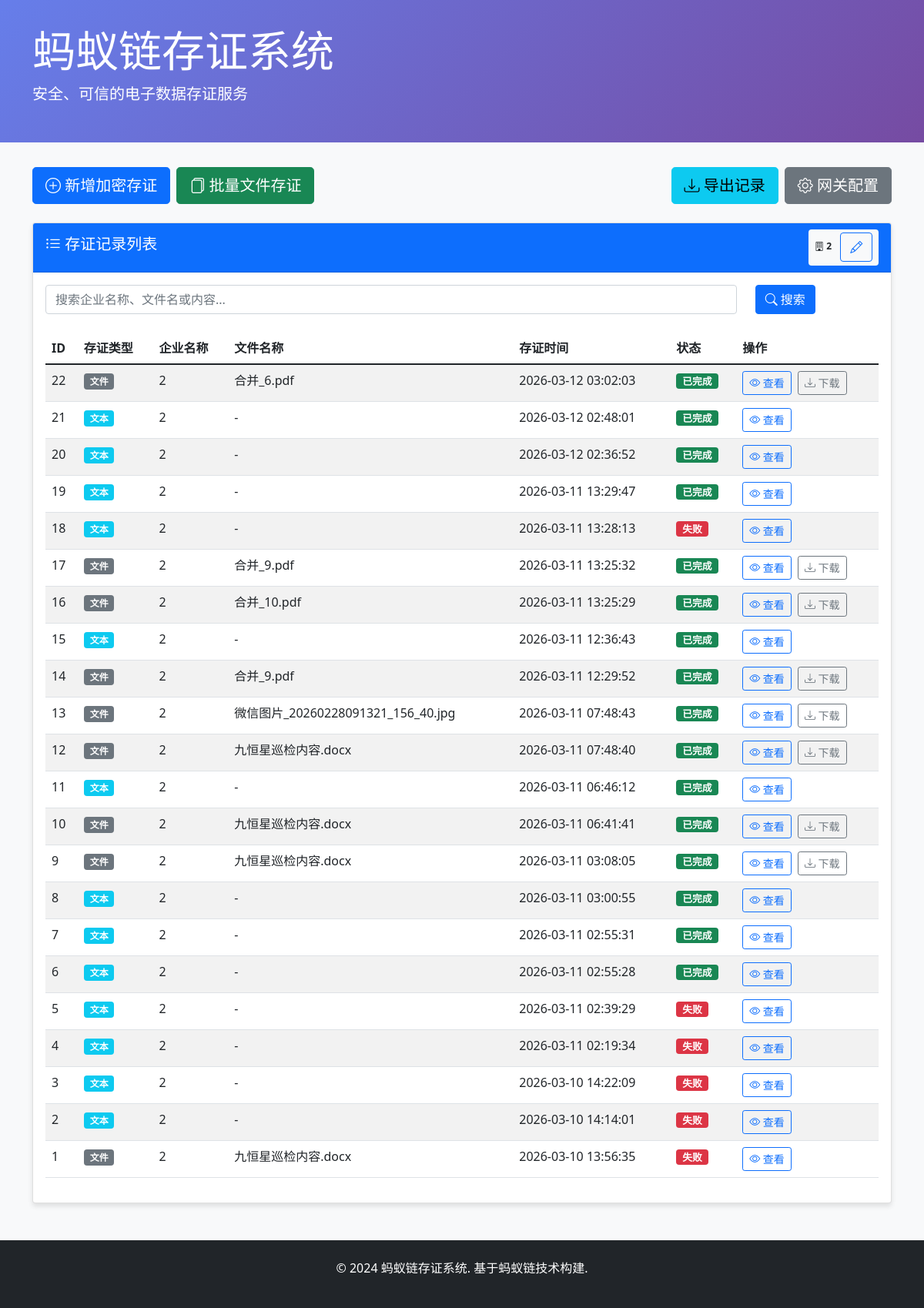
The page / on the database its author committed.
### app_new_enterprise.py (models this page shows, shortened)
class EnterpriseInfo(db.Model):
    id = db.Column(db.Integer, primary_key=True)
    company_name = db.Column(db.String(200), nullable=False)
    legal_person = db.Column(db.String(100), nullable=False)
    legal_person_id = db.Column(db.String(100), nullable=False)
    company_id = db.Column(db.String(100), nullable=False)  # 统一社会信用代码
    mobile_no = db.Column(db.String(20))
    address = db.Column(db.String(500))
    create_time = db.Column(db.DateTime, default=datetime.utcnow)
    update_time = db.Column(db.DateTime, default=datetime.utcnow, onupdate=datetime.utcnow)

class NotaryRecord(db.Model):
    id = db.Column(db.Integer, primary_key=True)
    enterprise_id = db.Column(db.Integer, db.ForeignKey('enterprise_info.id'), nullable=False)
    text_content = db.Column(db.Text)  # 文本内容
    file_name = db.Column(db.String(256))  # 文件名
    file_path = db.Column(db.String(512))  # 文件路径
    hash_value = db.Column(db.String(256), nullable=False)
    transaction_id = db.Column(db.String(256))
    proof_url = db.Column(db.String(512))  # 存证证明URL
    create_time = db.Column(db.DateTime, default=datetime.utcnow)
    status = db.Column(db.String(20), default='pending')
    notary_type = db.Column(db.String(20), default='text')  # text或file
    enterprise = db.relationship('EnterpriseInfo', backref=db.backref('notary_records', lazy=True))

### app_new_enterprise.py (the view, shortened to what this page needs)
@app.route('/')
def index():
    search_query = request.args.get('search', '')
    query = NotaryRecord.query.join(EnterpriseInfo)
    records = query.order_by(NotaryRecord.create_time.desc()).all()
    enterprise = EnterpriseInfo.query.first()
    return render_template('index.html', records=records, enterprise=enterprise, search_query=search_query)

### templates/index.html (shortened to what this page needs)
<!DOCTYPE html>
<html lang="zh-CN">
<head>
    <link href="https://cdn.jsdelivr.net/npm/bootstrap@5.1.3/dist/css/bootstrap.min.css" rel="stylesheet">
    <link href="https://cdn.jsdelivr.net/npm/bootstrap-icons@1.7.2/font/bootstrap-icons.css" rel="stylesheet">
</head>
<body>
    <div class="header">
        <div class="container">
            <h1 class="display-4">蚂蚁链存证系统</h1>
            <p class="lead">安全、可信的电子数据存证服务</p>
        </div>
    </div>
    <div class="container">
        <div class="row mb-4">
            <div class="col-md-12 d-flex justify-content-between flex-wrap gap-2">
                <div class="d-flex gap-2 flex-wrap">
                    <a href="{{ url_for('notarize') }}" class="btn btn-primary btn-lg">
                        <i class="bi bi-plus-circle"></i> 新增加密存证
                    </a>
                    <a href="{{ url_for('batch_notarize') }}" class="btn btn-success btn-lg">
                        <i class="bi bi-files"></i> 批量文件存证
                    </a>
                </div>
                <div class="d-flex gap-2 flex-wrap">
                    <a href="{{ url_for('export_records') }}" class="btn btn-info btn-lg">
                        <i class="bi bi-download"></i> 导出记录
                    </a>
                    <a href="{{ url_for('config') }}" class="btn btn-secondary btn-lg">
                        <i class="bi bi-gear"></i> 网关配置
                    </a>
                </div>
            </div>
        </div>
        <div class="row">
            <div class="col-md-12">
                <div class="card">
                    <div class="card-header bg-primary text-white d-flex justify-content-between align-items-center">
                        <h5><i class="bi bi-list-ul"></i> 存证记录列表</h5>
                        {% if not enterprise %}
                            <a href="{{ url_for('enterprise_info') }}" class="btn btn-sm btn-light">
                                <i class="bi bi-building"></i> 设置企业信息
                            </a>
                        {% else %}
                            <span class="badge bg-light text-dark">
                                <i class="bi bi-building"></i> {{ enterprise.company_name }}
                                <a href="{{ url_for('enterprise_info') }}" class="ms-2 btn btn-xs btn-outline-primary">
                                    <i class="bi bi-pencil"></i>
                                </a>
                            </span>
                        {% endif %}
                    </div>
                    <div class="card-body">
                        <div class="mb-4">
                            <form method="GET" action="{{ url_for('index') }}" class="row">
                                <div class="col-md-10">
                                    <input type="text" name="search" class="form-control" placeholder="搜索企业名称、文件名或内容..." value="{{ search_query }}">
                                </div>
                                <div class="col-md-2">
                                    <button type="submit" class="btn btn-primary btn-block">
                                        <i class="bi bi-search"></i> 搜索
                                    </button>
                                </div>
                            </form>
                        </div>
                        {% if records %}
                            <div class="table-responsive">
                                <table class="table table-striped table-hover">
                                    <thead>
                                        <tr>
                                            <th>ID</th>
                                            <th>存证类型</th>
                                            <th>企业名称</th>
                                            <th>文件名称</th>
                                            <th>存证时间</th>
                                            <th>状态</th>
                                            <th>操作</th>
                                        </tr>
                                    </thead>
                                    <tbody>
                                        {% for record in records %}
                                        <tr>
                                            <td>{{ record.id }}</td>
                                            <td>
                                                {% if record.notary_type == 'text' %}
                                                    <span class="badge bg-info">文本</span>
                                                {% else %}
                                                    <span class="badge bg-secondary">文件</span>
                                                {% endif %}
                                            </td>
                                            <td>{{ record.enterprise.company_name if record.enterprise else '未知' }}</td>
                                            <td>
                                                {% if record.file_name %}
                                                    {{ record.file_name }}
                                                {% else %}
                                                    -
                                                {% endif %}
                                            </td>
                                            <td>{{ record.create_time.strftime('%Y-%m-%d %H:%M:%S') }}</td>
                                            <td>
                                                {% if record.status == 'completed' %}
                                                    <span class="badge bg-success status-badge">已完成</span>
                                                {% elif record.status == 'pending' %}
                                                    <span class="badge bg-warning status-badge">处理中</span>
                                                {% else %}
                                                    <span class="badge bg-danger status-badge">失败</span>
                                                {% endif %}
                                            </td>
                                            <td>
                                                <a href="{{ url_for('view_record', record_id=record.id) }}" class="btn btn-sm btn-outline-primary">
                                                    <i class="bi bi-eye"></i> 查看
                                                </a>
                                                {% if record.notary_type == 'file' and record.status == 'completed' %}
                                                <a href="{{ url_for('download_file', record_id=record.id) }}" class="btn btn-sm btn-outline-secondary ms-1">
                                                    <i class="bi bi-download"></i> 下载
                                                </a>
                                                {% endif %}
                                            </td>
                                        </tr>
                                        {% endfor %}
                                    </tbody>
                                </table>
                            </div>
                        {% endif %}
                    </div>
                </div>
            </div>
        </div>
    </div>
    <footer class="bg-dark text-white py-4 mt-5">
        <div class="container text-center">
            <p>&copy; 2024 蚂蚁链存证系统. 基于蚂蚁链技术构建.</p>
        </div>
    </footer>
</body>
</html>

### templates/index.html (style rules this page uses)
body { background-color: #f8f9fa; }
.header { background: linear-gradient(135deg, #667eea 0%, #764ba2 100%); color: white; padding: 2rem 0; margin-bottom: 2rem; }
.card { box-shadow: 0 4px 6px rgba(0, 0, 0, 0.1); transition: transform 0.2s; }
.status-badge { font-size: 0.8rem; padding: 0.25rem 0.5rem; }

### rows shown on the page
EnterpriseInfo: company_name "2"
NotaryRecord: id "22", notary_type "文件", enterprise "2", file_name "合并_6.pdf", create_time "2026-03-12 03:02:03", status "已完成"
NotaryRecord: id "21", notary_type "文本", enterprise "2", create_time "2026-03-12 02:48:01", status "已完成"
NotaryRecord: id "20", notary_type "文本", enterprise "2", create_time "2026-03-12 02:36:52", status "已完成"
NotaryRecord: id "19", notary_type "文本", enterprise "2", create_time "2026-03-11 13:29:47", status "已完成"
NotaryRecord: id "18", notary_type "文本", enterprise "2", create_time "2026-03-11 13:28:13", status "失败"
NotaryRecord: id "17", notary_type "文件", enterprise "2", file_name "合并_9.pdf", create_time "2026-03-11 13:25:32", status "已完成"
NotaryRecord: id "16", notary_type "文件", enterprise "2", file_name "合并_10.pdf", create_time "2026-03-11 13:25:29", status "已完成"
NotaryRecord: id "15", notary_type "文本", enterprise "2", create_time "2026-03-11 12:36:43", status "已完成"
NotaryRecord: id "14", notary_type "文件", enterprise "2", file_name "合并_9.pdf", create_time "2026-03-11 12:29:52", status "已完成"
NotaryRecord: id "13", notary_type "文件", enterprise "2", file_name "微信图片_20260228091321_156_40.jpg", create_time "2026-03-11 07:48:43", status "已完成"
NotaryRecord: id "12", notary_type "文件", enterprise "2", file_name "九恒星巡检内容.docx", create_time "2026-03-11 07:48:40", status "已完成"
NotaryRecord: id "11", notary_type "文本", enterprise "2", create_time "2026-03-11 06:46:12", status "已完成"
NotaryRecord: id "10", notary_type "文件", enterprise "2", file_name "九恒星巡检内容.docx", create_time "2026-03-11 06:41:41", status "已完成"
NotaryRecord: id "9", notary_type "文件", enterprise "2", file_name "九恒星巡检内容.docx", create_time "2026-03-11 03:08:05", status "已完成"
NotaryRecord: id "8", notary_type "文本", enterprise "2", create_time "2026-03-11 03:00:55", status "已完成"
NotaryRecord: id "7", notary_type "文本", enterprise "2", create_time "2026-03-11 02:55:31", status "已完成"
NotaryRecord: id "6", notary_type "文本", enterprise "2", create_time "2026-03-11 02:55:28", status "已完成"
NotaryRecord: id "5", notary_type "文本", enterprise "2", create_time "2026-03-11 02:39:29", status "失败"
NotaryRecord: id "4", notary_type "文本", enterprise "2", create_time "2026-03-11 02:19:34", status "失败"
NotaryRecord: id "3", notary_type "文本", enterprise "2", create_time "2026-03-10 14:22:09", status "失败"
NotaryRecord: id "2", notary_type "文本", enterprise "2", create_time "2026-03-10 14:14:01", status "失败"
NotaryRecord: id "1", notary_type "文件", enterprise "2", file_name "九恒星巡检内容.docx", create_time "2026-03-10 13:56:35", status "失败"
